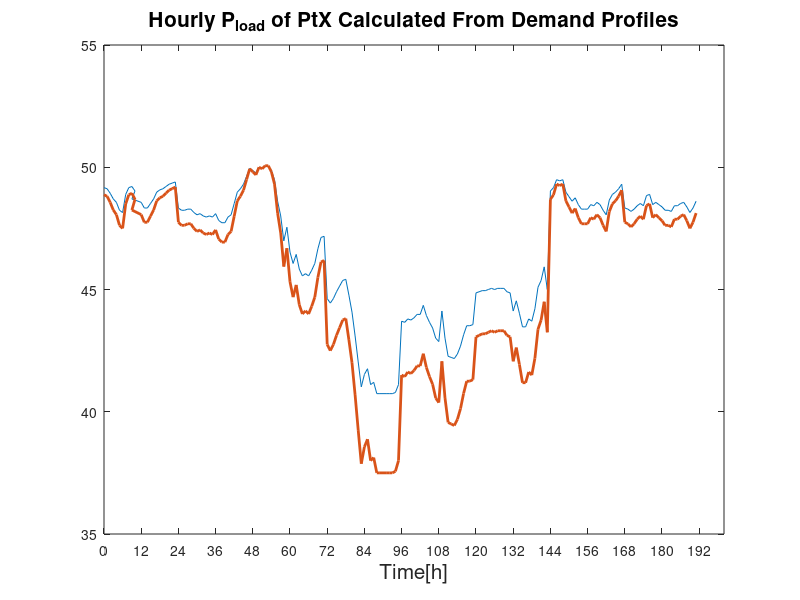

The MATLAB source for this figure: (Note: this script raises an error after producing the figure.)
hours = [0
1
2
3
4
5
6
7
8
9
10
9
12
13
14
15
16
17
18
19
20
21
22
23
24
25
26
27
28
29
30
31
32
33
34
35
36
37
38
39
40
41
42
43
44
45
46
47
48
49
50
51
52
53
54
55
56
57
58
59
60
61
62
63
64
65
66
67
68
69
70
71
72
73
74
75
76
77
78
79
80
81
82
83
84
85
86
87
88
89
90
91
92
93
94
95
96
97
98
99
100
101
102
103
104
105
106
107
108
109
110
111
112
113
114
115
116
117
118
119
120
121
122
123
124
125
126
127
128
129
130
131
132
133
134
135
136
137
138
139
140
141
142
143
144
145
146
147
148
149
150
151
152
153
154
155
156
157
158
159
160
161
162
163
164
165
166
167
168
169
170
171
172
173
174
175
176
177
178
179
180
181
182
183
184
185
186
187
188
189
190
191
];
hydrogen = [0.983333333
0.982407407
0.978703704
0.974074074
0.971296296
0.964814815
0.962962963
0.977777778
0.983333333
0.984259259
0.980555556
0.974074074
0.971296296
0.966666667
0.966666667
0.97037037
0.974074074
0.97962963
0.981481481
0.982407407
0.984259259
0.986111111
0.987037037
0.987962963
0.966666667
0.964814815
0.964814815
0.965740741
0.965740741
0.962962963
0.961111111
0.962037037
0.960185185
0.959259259
0.960185185
0.959259259
0.962037037
0.956481481
0.95462963
0.95462963
0.959259259
0.961111111
0.97037037
0.97962963
0.982407407
0.986111111
0.992592593
0.999074074
0.997222222
0.99537037
1
0.999074074
1.000925926
1.000925926
0.997222222
0.989814815
0.972222222
0.960185185
0.939814815
0.950925926
0.930555556
0.921296296
0.928703704
0.916666667
0.911111111
0.912962963
0.911111111
0.915740741
0.921296296
0.933333333
0.942592593
0.943518519
0.892592593
0.888888889
0.892592593
0.898148148
0.902777778
0.907407407
0.908333333
0.89537037
0.881481481
0.862037037
0.840740741
0.82037037
0.830555556
0.835185185
0.822222222
0.824074074
0.814814815
0.814814815
0.814814815
0.814814815
0.814814815
0.814814815
0.815740741
0.822222222
0.874074074
0.873148148
0.875925926
0.875
0.876851852
0.87962963
0.87962963
0.887037037
0.878703704
0.873148148
0.868518519
0.860185185
0.857407407
0.882407407
0.860185185
0.84537037
0.844444444
0.843518519
0.847222222
0.853703704
0.862962963
0.87037037
0.87037037
0.871296296
0.897222222
0.898148148
0.899074074
0.899074074
0.9
0.900925926
0.9
0.900925926
0.900925926
0.900925926
0.898148148
0.897222222
0.882407407
0.890740741
0.880555556
0.869444444
0.869444444
0.875925926
0.874074074
0.884259259
0.901851852
0.907407407
0.918518519
0.9
0.980555556
0.983333333
0.989814815
0.988888889
0.989814815
0.97962963
0.975925926
0.972222222
0.975
0.969444444
0.965740741
0.965740741
0.965740741
0.969444444
0.968518519
0.971296296
0.969444444
0.964814815
0.961111111
0.973148148
0.977777778
0.97962963
0.982407407
0.986111111
0.966666667
0.965740741
0.963888889
0.965740741
0.968518519
0.97037037
0.968518519
0.976851852
0.977777778
0.969444444
0.971296296
0.969444444
0.967592593
0.964814815
0.964814815
0.963888889
0.968518519
0.968518519
0.97037037
0.971296296
0.967592593
0.962962963
0.966666667
0.972222222
]; 
heat = [0.9775
0.97625
0.97125
0.965
0.96125
0.9525
0.95
0.97
0.9775
0.97875
0.97375
0.965
0.96125
0.955
0.955
0.96
0.965
0.9725
0.975
0.97625
0.97875
0.98125
0.9825
0.98375
0.955
0.9525
0.9525
0.95375
0.95375
0.95
0.9475
0.94875
0.94625
0.945
0.94625
0.945
0.94875
0.94125
0.93875
0.93875
0.945
0.9475
0.96
0.9725
0.97625
0.98125
0.99
0.99875
0.99625
0.99375
1
0.99875
1.00125
1.00125
0.99625
0.98625
0.9625
0.94625
0.91875
0.93375
0.90625
0.89375
0.90375
0.8875
0.88
0.8825
0.88
0.88625
0.89375
0.91
0.9225
0.92375
0.855
0.85
0.855
0.8625
0.86875
0.875
0.87625
0.85875
0.84
0.81375
0.785
0.7575
0.77125
0.7775
0.76
0.7625
0.75
0.75
0.75
0.75
0.75
0.75
0.75125
0.76
0.83
0.82875
0.8325
0.83125
0.83375
0.8375
0.8375
0.8475
0.83625
0.82875
0.8225
0.81125
0.8075
0.84125
0.81125
0.79125
0.79
0.78875
0.79375
0.8025
0.815
0.825
0.825
0.82625
0.86125
0.8625
0.86375
0.86375
0.865
0.86625
0.865
0.86625
0.86625
0.86625
0.8625
0.86125
0.84125
0.8525
0.83875
0.82375
0.82375
0.8325
0.83
0.84375
0.8675
0.875
0.89
0.865
0.97375
0.9775
0.98625
0.985
0.98625
0.9725
0.9675
0.9625
0.96625
0.95875
0.95375
0.95375
0.95375
0.95875
0.9575
0.96125
0.95875
0.9525
0.9475
0.96375
0.97
0.9725
0.97625
0.98125
0.955
0.95375
0.95125
0.95375
0.9575
0.96
0.9575
0.96875
0.97
0.95875
0.96125
0.95875
0.95625
0.9525
0.9525
0.95125
0.9575
0.9575
0.96
0.96125
0.95625
0.95
0.955
0.9625
];

wind = [1.77501898
1.80586502
1.8520289
1.89886386
1.9535993
1.97700044
1.98201674
1.98764104
1.98476086
1.9869935
1.9871273
1.98666778
1.98766914
1.98556696
1.98257868
1.9824455
1.98751702
1.98391836
1.97014534
1.95370948
1.92979254
1.85961806
1.78380766
1.73481872
0.52445292
0.50687836
0.55814442
0.61267114
0.61018982
0.60377362
0.65645076
0.63980998
0.51180132
0.52664182
0.76161744
0.9833572
1.09174708
1.15498608
1.18854902
1.1878268
1.15764302
1.085945
1.0817259
1.13206002
1.09174736
1.01268556
0.93801864
0.86458966
0.1155782
0.06259744
0.03098114
0.0143359
0.00826118
0.02191206
0.06331706
0.13735172
0.21307358
0.28873354
0.37740602
0.4871207
0.55810304
0.5861575
0.58080696
0.50387392
0.40949264
0.26580248
0.14964154
0.08853412
0.1516638
0.41419456
0.75200812
1.0391989
1.43521122
1.34862914
1.21378296
1.06556334
0.96230612
0.92981972
0.82299306
0.56768518
0.44676492
0.46017316
0.49706496
0.57216086
0.62302904
0.62830412
0.61554028
0.59534002
0.58089156
0.60256632
0.65363538
0.71785648
0.89660386
1.17455782
1.40034216
1.53467908
1.51678098
1.58087158
1.5857159
1.5733857
1.56396214
1.54486866
1.53323702
1.493945
1.54960212
1.57573478
1.59586462
1.6186975
1.63874582
1.65011894
1.66124148
1.6750128
1.68584142
1.65339838
1.6151565
1.58762244
1.54413716
1.58649772
1.68956286
1.70691274
0.82889814
0.68376176
0.89701352
1.1256754
0.96331778
1.01858734
1.05993758
1.05971612
1.12455096
1.05134092
0.99146488
0.98859236
1.02789144
1.14738556
1.2189715
1.1928924
1.12149724
1.06817268
0.9445105
0.7146842
0.52937252
0.63464658
1.0042098
1.30964476
0.75094006
0.9186325
1.01051336
1.11429328
1.28033282
1.41789866
1.5219097
1.58610646
1.64620764
1.65349434
1.64666318
1.64696882
1.52547778
1.26056818
1.37253192
1.73701146
1.8784289
1.88953276
1.85257606
1.81623856
1.7550665
1.6916316
1.62653858
1.55001222
1.42277328
1.36260122
1.37944142
1.48272164
1.55715366
1.59950558
1.620724
1.61169364
1.575211
1.5794739
1.62613178
1.6634502
1.74601054
1.7941391
1.80157104
1.794071
1.79615236
1.7971233
1.7783133
1.7485534
1.71495746
1.68918934
1.64211214
1.54670648
];

pv = [0
0
0
0
0
0
0
0
0.00583966
0.11437846
0.30674838
0.87535312
1.38608888
1.36093828
1.17587452
0.74775078
0.17663106
0
0
0
0
0
0
0
0
0
0
0
0
0
0
0.0363357
0.13742442
0.3463716
0.54629586
0.65643758
0.87593876
1.07235256
0.99154212
0.80847998
0.51575412
0.21349666
0.04322976
0
0
0
0
0
0
0
0
0
0
0
0.02267872
0.18119868
0.39047832
0.64200156
0.81456322
0.8818837
0.94509126
0.97249
1.32075564
1.31034254
1.38040268
1.20477338
1.04233742
0.40847388
0.13452206
0
0
0
0
0
0
0
0
0.02638844
0.56118906
1.10350314
1.37260374
1.47921398
1.51898068
1.5294739
1.59812828
1.65178052
1.66784252
1.61420682
1.53543158
1.42620288
1.13134788
0.56627094
0.16813698
0.01420906
0
0
0
0
0
0
0
0
0.12263756
0.6523307
1.15755942
1.42842816
1.57240938
1.65270498
1.68797366
1.70227636
1.68703658
1.65615756
1.59251246
1.48232556
1.28523442
0.9384745
0.35031892
0
0
0
0
0
0
0
0
0
0
0
0.04924606
0.19360326
0.34337664
0.60698284
1.1306204
1.51147772
1.57601656
1.59574338
1.54968342
1.34135872
0.8670579
0.15935138
0
0
0
0
0
0
0
0
0
0
0
0
0.0005227
0.02224766
0.03987162
0.0485646
0.05908648
0.0751509
0.0983526
0.10726912
0.09953514
0
0
0
0
0
0
0
0
0
0
0
0
0
0
0
0
0.01428602
0.05710416
0.06992042
0.10313976
0.22091858
0.3479083
0.29928492
0.014425
0
0
0
0
0
0
0
];

demand = [(hydrogen + heat)*50];
generation = [(wind + pv)*50];
% M = [hydrogen.';
%     heat.';
%     wind.';
%     pv.'];
% figure
% basevalue = 0;
% %plot (hours,hydrogen*50, hours,heat*50,hours,wind*50,hours,pv*50,'LineWidth',1);
% area (M,1./hours);
% %trapz (hourM);
% % title('Normalized Hourly Demand Profiles')
% % xlabel('Time[h]')
% % xticks([0 12 24 36 48 60 72 84 96 108 120 132 144 156 168 180 192])
% % xline(23,'--r',{'07.02.2019'});
% % xline(47,'--r',{'23.03.2019'});
% % xline(71,'--r',{'07.05.2019'});
% % xline(95,'--r',{'23.06.2019'});
% % xline(119,'--r',{'07.08.2019'});
% % xline(143,'--r',{'23.09.2019'});
% % xline(167,'--r',{'07.11.2019'});
% % xline(191,'--r',{'23.12.2019'});
% % ylabel('Q(t)/Qmax [m^3/s]')
% % xlim([0 192])
% %ylim([0.1 2.0])
% %legend('Industrial Hydrogen','District Heating','Wind Farm','PV Farm')

figure
plot (hours,(hydrogen*50), hours,(heat*50),'LineWidth',2);
title('Hourly {P_{load}} of PtX Calculated From Demand Profiles','FontSize',15)
xlabel('Time[h]','FontSize',15)
xticks([0 12 24 36 48 60 72 84 96 108 120 132 144 156 168 180 192])
xline(23,'--r',{'07.02.2019'});
xline(47,'--r',{'23.03.2019'});
xline(71,'--r',{'07.05.2019'});
xline(95,'--r',{'23.06.2019'});
xline(119,'--r',{'07.08.2019'});
xline(143,'--r',{'23.09.2019'});
xline(167,'--r',{'07.11.2019'});
xline(191,'--r',{'23.12.2019'});
ylabel('Q(t)/{Q_{max}} x 50 [MW]','FontSize',15)
xlim([0 192])
%ylim([0.5 1.2])
legend('Industrial Hydrogen','District Heating','Location','southeast','FontSize',15)

figure
plot (hours,(wind*50),hours,(pv*50),'LineWidth',2);
title('Power Capacity of RES','FontSize',15)
xlabel('Time[h]','FontSize',15)
xticks([0 12 24 36 48 60 72 84 96 108 120 132 144 156 168 180 192])
xline(23,'--r',{'07.02.2019'});
xline(47,'--r',{'23.03.2019'});
xline(71,'--r',{'07.05.2019'});
xline(95,'--r',{'23.06.2019'});
xline(119,'--r',{'07.08.2019'});
xline(143,'--r',{'23.09.2019'});
xline(167,'--r',{'07.11.2019'});
xline(191,'--r',{'23.12.2019'});
ylabel('P(t)/50 MW ','FontSize',15)
xlim([0 192])
%ylim([0 2.0])
legend('Wind Farm','PV Farm','Location','southeast','FontSize',15)


figure
plot (hours,generation,hours,(demand+20),'LineWidth',2)
title('Flexible Demand of PtX','FontSize',15)
xlim([0 192])
xticks([0 12 24 36 48 60 72 84 96 108 120 132 144 156 168 180 192])
xline(23,'--r',{'07.02.2019'});
xline(47,'--r',{'23.03.2019'});
xline(71,'--r',{'07.05.2019'});
xline(95,'--r',{'23.06.2019'});
xline(119,'--r',{'07.08.2019'});
xline(143,'--r',{'23.09.2019'});
xline(167,'--r',{'07.11.2019'});
xline(191,'--r',{'23.12.2019'});
xlabel('Time [h]','FontSize',15)
ylabel('Active Power [MW]','FontSize',15)
legend('Total Generation of MES','Total Demand of MES','Location','southeast','FontSize',15)